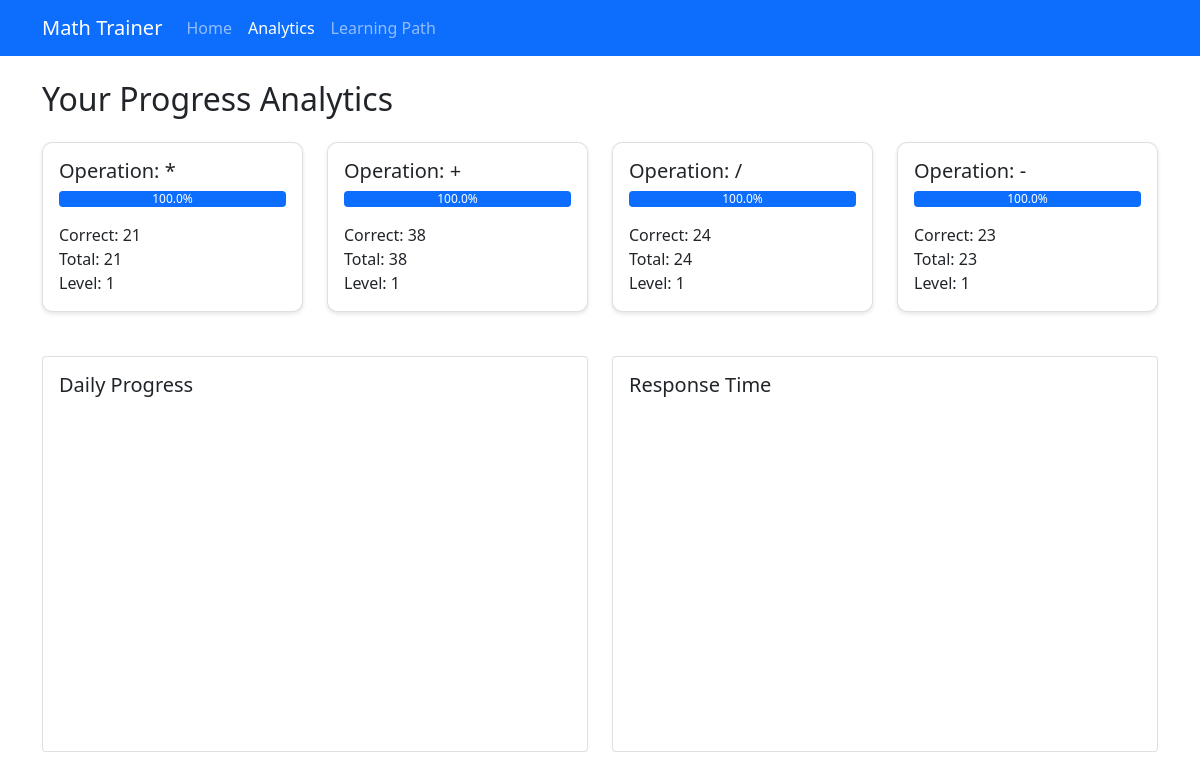
/analytics (signed in), run on an earlier commit of the app's database.
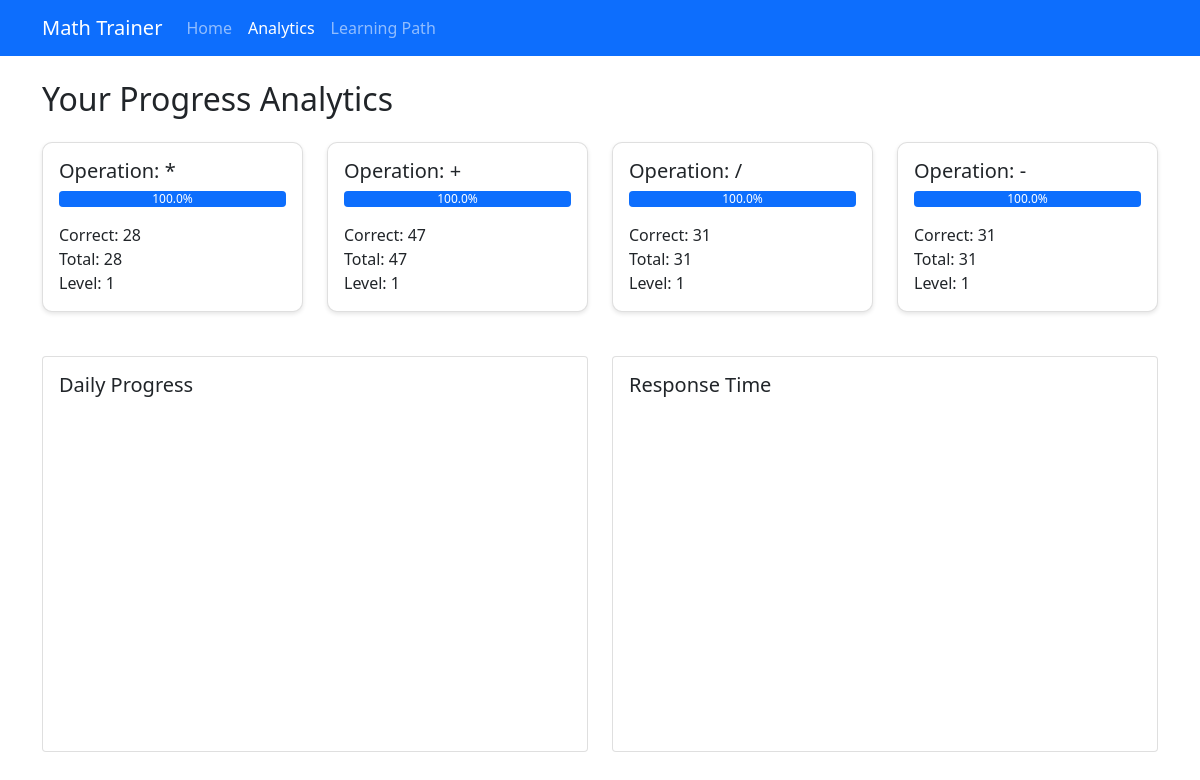
And on a later commit of the database.
### models.py (models this page shows)
class Progress(db.Model):
    id = db.Column(db.Integer, primary_key=True)
    user_id = db.Column(db.Integer, db.ForeignKey('user.id'), nullable=False)
    operation = db.Column(db.String(1), nullable=False)  # +, -, *, /
    difficulty_level = db.Column(db.Integer, nullable=False)
    correct_answers = db.Column(db.Integer, default=0)
    total_attempts = db.Column(db.Integer, default=0)
    last_attempt = db.Column(db.DateTime, default=datetime.utcnow)
    __table_args__ = (
        db.Index('idx_progress_user_operation', 'user_id', 'operation'),
    )
    @property
    def accuracy(self):
        return (self.correct_answers / self.total_attempts * 100) if self.total_attempts > 0 else 0

### app.py (the view)
@app.route('/analytics')
def analytics():
    if 'user_id' not in session:
        return render_template('analytics.html', progress=[], analytics=[])
    user = User.query.get(session['user_id'])
    progress_data = Progress.query.filter_by(user_id=user.id).all()
    analytics_data = Analytics.query.filter_by(user_id=user.id).order_by(Analytics.session_date.desc()).limit(7).all()
    analytics_dicts = [
        {
            'session_date': a.session_date.strftime('%Y-%m-%d'),
            'questions_attempted': a.questions_attempted,
            'correct_answers': a.correct_answers,
            'average_response_time': a.average_response_time,
            'session_duration': a.session_duration,
            'accuracy': a.accuracy
        }
        for a in analytics_data
    ]
    return render_template('analytics.html',
                         progress=progress_data,
                         analytics=analytics_dicts)

### app.py (called while the page is built)
@app.after_request
def add_header(response):
    response.headers['Cache-Control'] = 'no-cache, no-store, must-revalidate'
    response.headers['Pragma'] = 'no-cache'
    response.headers['Expires'] = '0'
    return response

### models.py (called while the page is built)
    @property
    def accuracy(self):
        return (self.correct_answers / self.questions_attempted * 100) if self.questions_attempted > 0 else 0

### templates/analytics.html (shortened to what this page needs)
<!DOCTYPE html>
<html lang="en">
<head>
    <link href="https://cdn.jsdelivr.net/npm/bootstrap@5.1.3/dist/css/bootstrap.min.css" rel="stylesheet">
</head>
<body>
    <nav class="navbar navbar-expand-lg navbar-dark bg-primary">
        <div class="container">
            <a class="navbar-brand" href="/">Math Trainer</a>
            <div class="collapse navbar-collapse" id="navbarNav">
                <ul class="navbar-nav">
                    <li class="nav-item">
                        <a class="nav-link" href="/">Home</a>
                    </li>
                    <li class="nav-item">
                        <a class="nav-link active" href="/analytics">Analytics</a>
                    </li>
                    <li class="nav-item">
                        <a class="nav-link" href="/learning-path">Learning Path</a>
                    </li>
                </ul>
            </div>
        </div>
    </nav>
    <div class="container mt-4">
        <h2 class="mb-4">Your Progress Analytics</h2>
        <div class="row">
            {% for op in progress %}
            <div class="col-md-3">
                <div class="card progress-card">
                    <div class="card-body">
                        <h5 class="card-title">Operation: {{ op.operation }}</h5>
                        <div class="progress mb-3">
                            <div class="progress-bar" role="progressbar"
                                 style="width: {{ op.accuracy }}%"
                                 aria-valuenow="{{ op.accuracy }}"
                                 aria-valuemin="0"
                                 aria-valuemax="100">
                                {{ "%.1f"|format(op.accuracy) }}%
                            </div>
                        </div>
                        <p class="card-text">
                            Correct: {{ op.correct_answers }}<br>
                            Total: {{ op.total_attempts }}<br>
                            Level: {{ op.difficulty_level }}
                        </p>
                    </div>
                </div>
            </div>
            {% endfor %}
        </div>
        <div class="row mt-4">
            <div class="col-md-6">
                <div class="card">
                    <div class="card-body">
                        <h5 class="card-title">Daily Progress</h5>
                        <div id="dailyProgressChart" class="chart-container"></div>
                    </div>
                </div>
            </div>
            <div class="col-md-6">
                <div class="card">
                    <div class="card-body">
                        <h5 class="card-title">Response Time</h5>
                        <div id="responseTimeChart" class="chart-container"></div>
                    </div>
                </div>
            </div>
        </div>
    </div>
</body>
</html>

### templates/analytics.html (style rules this page uses)
.progress-card { margin-bottom: 20px; border-radius: 10px; box-shadow: 0 2px 4px rgba(0,0,0,0.1); }
.chart-container { height: 300px; margin-bottom: 30px; }

What changed in the data, as far as the page shows it:
changed Progress (number 1 of 4 on the later page): correct_answers "21" → "28"; total_attempts "21" → "28"
changed Progress (number 2 of 4 on the later page): correct_answers "38" → "47"; total_attempts "38" → "47"
changed Progress (number 3 of 4 on the later page): correct_answers "24" → "31"; total_attempts "24" → "31"
changed Progress (number 4 of 4 on the later page): correct_answers "23" → "31"; total_attempts "23" → "31"
